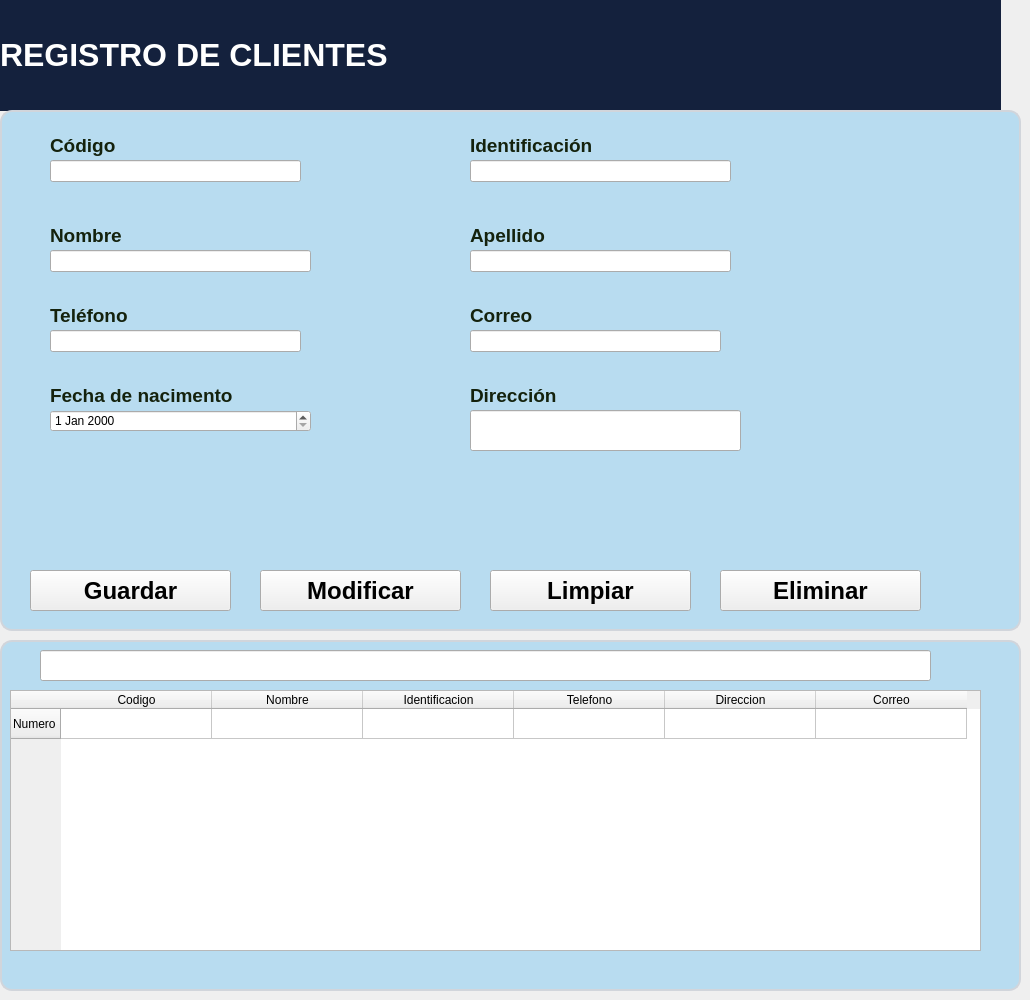
   <widget class="QWidget" name="pagina2">
    <widget class="QLabel" name="label_21">
     <property name="geometry">
      <rect>
       <x>-10</x>
       <y>0</y>
       <width>1011</width>
       <height>111</height>
      </rect>
     </property>
     <property name="minimumSize">
      <size>
       <width>100</width>
       <height>70</height>
      </size>
     </property>
     <property name="font">
      <font>
       <pointsize>-1</pointsize>
       <weight>75</weight>
       <bold>true</bold>
      </font>
     </property>
     <property name="styleSheet">
      <string notr="true">background-color: #14213D;
color: white;
font-size: 18px;
font-weight: bold;</string>
     </property>
     <property name="text">
      <string/>
     </property>
    </widget>
    <widget class="QLabel" name="label_30">
     <property name="geometry">
      <rect>
       <x>0</x>
       <y>110</y>
       <width>1021</width>
       <height>521</height>
      </rect>
     </property>
     <property name="styleSheet">
      <string notr="true">QLabel {
    background-color: #B8DCF0;
    color: #14220D;
    border: 2px solid #D1D5DB;
    border-radius: 12px;
    padding: 10px;
}</string>
     </property>
     <property name="text">
      <string/>
     </property>
    </widget>
    <widget class="QLabel" name="label_31">
     <property name="geometry">
      <rect>
       <x>0</x>
       <y>640</y>
       <width>1021</width>
       <height>351</height>
      </rect>
     </property>
     <property name="styleSheet">
      <string notr="true">QLabel {
    background-color: #B8DCF0;
    color: #14220D;
    border: 2px solid #D1D5DB;
    border-radius: 12px;
    padding: 10px;
}</string>
     </property>
     <property name="text">
      <string/>
     </property>
    </widget>
    <widget class="QLineEdit" name="lineEdit_6">
     <property name="geometry">
      <rect>
       <x>470</x>
       <y>330</y>
       <width>251</width>
       <height>22</height>
      </rect>
     </property>
    </widget>
    <widget class="QLineEdit" name="lineEdit_3">
     <property name="geometry">
      <rect>
       <x>470</x>
       <y>410</y>
       <width>271</width>
       <height>41</height>
      </rect>
     </property>
    </widget>
    <widget class="QLabel" name="label_32">
     <property name="geometry">
      <rect>
       <x>470</x>
       <y>300</y>
       <width>91</width>
       <height>31</height>
      </rect>
     </property>
     <property name="font">
      <font>
       <pointsize>14</pointsize>
       <weight>75</weight>
       <bold>true</bold>
      </font>
     </property>
     <property name="styleSheet">
      <string notr="true">color: #14220D;</string>
     </property>
     <property name="text">
      <string>Correo</string>
     </property>
    </widget>
    <widget class="QLabel" name="label_33">
     <property name="geometry">
      <rect>
       <x>50</x>
       <y>130</y>
       <width>81</width>
       <height>31</height>
      </rect>
     </property>
     <property name="font">
      <font>
       <pointsize>14</pointsize>
       <weight>75</weight>
       <bold>true</bold>
      </font>
     </property>
     <property name="styleSheet">
      <string notr="true">color: #14220D;</string>
     </property>
     <property name="text">
      <string>Código</string>
     </property>
    </widget>
    <widget class="QLineEdit" name="lineEdit_2">
     <property name="geometry">
      <rect>
       <x>470</x>
       <y>160</y>
       <width>261</width>
       <height>22</height>
      </rect>
     </property>
    </widget>
    <widget class="QLineEdit" name="lineEdit">
     <property name="geometry">
      <rect>
       <x>50</x>
       <y>160</y>
       <width>251</width>
       <height>22</height>
      </rect>
     </property>
     <property name="readOnly">
      <bool>true</bool>
     </property>
    </widget>
    <widget class="QLabel" name="label_34">
     <property name="geometry">
      <rect>
       <x>470</x>
       <y>130</y>
       <width>171</width>
       <height>31</height>
      </rect>
     </property>
     <property name="font">
      <font>
       <pointsize>14</pointsize>
       <weight>75</weight>
       <bold>true</bold>
      </font>
     </property>
     <property name="styleSheet">
      <string notr="true">color: #14220D;</string>
     </property>
     <property name="text">
      <string>Identificación</string>
     </property>
    </widget>
    <widget class="QLineEdit" name="lineEdit_4">
     <property name="geometry">
      <rect>
       <x>50</x>
       <y>250</y>
       <width>261</width>
       <height>22</height>
      </rect>
     </property>
    </widget>
    <widget class="QLabel" name="label_35">
     <property name="geometry">
      <rect>
       <x>50</x>
       <y>220</y>
       <width>101</width>
       <height>31</height>
      </rect>
     </property>
     <property name="font">
      <font>
       <pointsize>14</pointsize>
       <weight>75</weight>
       <bold>true</bold>
      </font>
     </property>
     <property name="styleSheet">
      <string notr="true">color: #14220D;</string>
     </property>
     <property name="text">
      <string>Nombre</string>
     </property>
    </widget>
    <widget class="QLineEdit" name="lineEdit_5">
     <property name="geometry">
      <rect>
       <x>50</x>
       <y>330</y>
       <width>251</width>
       <height>22</height>
      </rect>
     </property>
    </widget>
    <widget class="QLabel" name="label_36">
     <property name="geometry">
      <rect>
       <x>470</x>
       <y>380</y>
       <width>121</width>
       <height>31</height>
      </rect>
     </property>
     <property name="font">
      <font>
       <pointsize>14</pointsize>
       <weight>75</weight>
       <bold>true</bold>
      </font>
     </property>
     <property name="styleSheet">
      <string notr="true">color: #14220D;</string>
     </property>
     <property name="text">
      <string>Dirección</string>
     </property>
    </widget>
    <widget class="QLabel" name="label_37">
     <property name="geometry">
      <rect>
       <x>50</x>
       <y>300</y>
       <width>111</width>
       <height>31</height>
      </rect>
     </property>
     <property name="font">
      <font>
       <pointsize>14</pointsize>
       <weight>75</weight>
       <bold>true</bold>
      </font>
     </property>
     <property name="styleSheet">
      <string notr="true">color: #14220D;</string>
     </property>
     <property name="text">
      <string>Teléfono</string>
     </property>
    </widget>
    <widget class="QLabel" name="label_38">
     <property name="geometry">
      <rect>
       <x>50</x>
       <y>380</y>
       <width>241</width>
       <height>31</height>
      </rect>
     </property>
     <property name="font">
      <font>
       <pointsize>14</pointsize>
       <weight>75</weight>
       <bold>true</bold>
      </font>
     </property>
     <property name="styleSheet">
      <string notr="true">color: #14220D;</string>
     </property>
     <property name="text">
      <string>Fecha de nacimento</string>
     </property>
    </widget>
    <widget class="QDateEdit" name="dateEdit">
     <property name="geometry">
      <rect>
       <x>50</x>
       <y>410</y>
       <width>261</width>
       <height>22</height>
      </rect>
     </property>
    </widget>
    <widget class="QLineEdit" name="lineEdit_7">
     <property name="geometry">
      <rect>
       <x>470</x>
       <y>250</y>
       <width>261</width>
       <height>22</height>
      </rect>
     </property>
    </widget>
    <widget class="QLabel" name="label_39">
     <property name="geometry">
      <rect>
       <x>470</x>
       <y>220</y>
       <width>101</width>
       <height>31</height>
      </rect>
     </property>
     <property name="font">
      <font>
       <pointsize>14</pointsize>
       <weight>75</weight>
       <bold>true</bold>
      </font>
     </property>
     <property name="styleSheet">
      <string notr="true">color: #14220D;</string>
     </property>
     <property name="text">
      <string>Apellido</string>
     </property>
    </widget>
    <widget class="QPushButton" name="pushButton_14">
     <property name="geometry">
      <rect>
       <x>30</x>
       <y>570</y>
       <width>201</width>
       <height>41</height>
      </rect>
     </property>
     <property name="font">
      <font>
       <pointsize>18</pointsize>
       <weight>75</weight>
       <bold>true</bold>
      </font>
     </property>
     <property name="text">
      <string>Guardar</string>
     </property>
     <property name="icon">
      <iconset>
       <normaloff>Imagenes/verificar.png</normaloff>Imagenes/verificar.png</iconset>
     </property>
     <property name="iconSize">
      <size>
       <width>50</width>
       <height>40</height>
      </size>
     </property>
    </widget>
    <widget class="QPushButton" name="pushButton_15">
     <property name="geometry">
      <rect>
       <x>260</x>
       <y>570</y>
       <width>201</width>
       <height>41</height>
      </rect>
     </property>
     <property name="font">
      <font>
       <pointsize>18</pointsize>
       <weight>75</weight>
       <bold>true</bold>
      </font>
     </property>
     <property name="text">
      <string>Modificar</string>
     </property>
     <property name="icon">
      <iconset>
       <normaloff>Imagenes/componer.png</normaloff>Imagenes/componer.png</iconset>
     </property>
     <property name="iconSize">
      <size>
       <width>50</width>
       <height>40</height>
      </size>
     </property>
    </widget>
    <widget class="QPushButton" name="pushButton_16">
     <property name="geometry">
      <rect>
       <x>490</x>
       <y>570</y>
       <width>201</width>
       <height>41</height>
      </rect>
     </property>
     <property name="font">
      <font>
       <pointsize>18</pointsize>
       <weight>75</weight>
       <bold>true</bold>
      </font>
     </property>
     <property name="text">
      <string>Limpiar</string>
     </property>
     <property name="icon">
      <iconset>
       <normaloff>Imagenes/buscar.png</normaloff>Imagenes/buscar.png</iconset>
     </property>
     <property name="iconSize">
      <size>
       <width>50</width>
       <height>40</height>
      </size>
     </property>
    </widget>
    <widget class="QPushButton" name="pushButton_17">
     <property name="geometry">
      <rect>
       <x>720</x>
       <y>570</y>
       <width>201</width>
       <height>41</height>
      </rect>
     </property>
     <property name="font">
      <font>
       <pointsize>18</pointsize>
       <weight>75</weight>
       <bold>true</bold>
      </font>
     </property>
     <property name="text">
      <string>Eliminar</string>
     </property>
     <property name="icon">
      <iconset>
       <normaloff>Imagenes/borrar.png</normaloff>Imagenes/borrar.png</iconset>
     </property>
     <property name="iconSize">
      <size>
       <width>50</width>
       <height>40</height>
      </size>
     </property>
    </widget>
    <widget class="QTableWidget" name="tableWidget">
     <property name="geometry">
      <rect>
       <x>10</x>
       <y>690</y>
       <width>971</width>
       <height>261</height>
      </rect>
     </property>
     <property name="minimumSize">
      <size>
       <width>30</width>
       <height>60</height>
      </size>
     </property>
     <property name="editTriggers">
      <set>QAbstractItemView::NoEditTriggers</set>
     </property>
     <attribute name="horizontalHeaderCascadingSectionResizes">
      <bool>false</bool>
     </attribute>
     <attribute name="horizontalHeaderDefaultSectionSize">
      <number>151</number>
     </attribute>
     <row>
      <property name="text">
       <string>Numero</string>
      </property>
     </row>
     <column>
      <property name="text">
       <string>Codigo</string>
      </property>
     </column>
     <column>
      <property name="text">
       <string>Nombre</string>
      </property>
     </column>
     <column>
      <property name="text">
       <string>Identificacion</string>
      </property>
     </column>
     <column>
      <property name="text">
       <string>Telefono</string>
      </property>
     </column>
     <column>
      <property name="text">
       <string>Direccion</string>
      </property>
     </column>
     <column>
      <property name="text">
       <string>Correo</string>
      </property>
     </column>
    </widget>
    <widget class="QLineEdit" name="lineEdit_11">
     <property name="geometry">
      <rect>
       <x>40</x>
       <y>650</y>
       <width>891</width>
       <height>31</height>
      </rect>
     </property>
    </widget>
    <widget class="QLabel" name="label_117">
     <property name="geometry">
      <rect>
       <x>0</x>
       <y>10</y>
       <width>851</width>
       <height>91</height>
      </rect>
     </property>
     <property name="font">
      <font>
       <pointsize>24</pointsize>
       <weight>75</weight>
       <bold>true</bold>
      </font>
     </property>
     <property name="text">
      <string>&lt;html&gt;&lt;head/&gt;&lt;body&gt;&lt;p&gt;&lt;span style=&quot; color:#ffffff;&quot;&gt;REGISTRO DE CLIENTES&lt;/span&gt;&lt;/p&gt;&lt;/body&gt;&lt;/html&gt;</string>
     </property>
    </widget>
   </widget>
